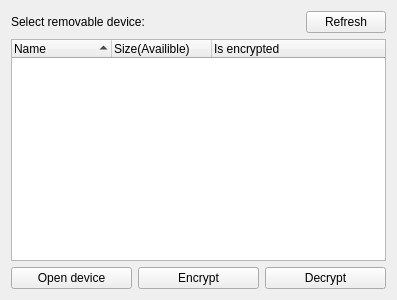
<?xml version="1.0" encoding="UTF-8"?>
<ui version="4.0">
 <class>MainWindow</class>
 <widget class="QMainWindow" name="MainWindow">
  <property name="geometry">
   <rect>
    <x>0</x>
    <y>0</y>
    <width>397</width>
    <height>300</height>
   </rect>
  </property>
  <property name="sizePolicy">
   <sizepolicy hsizetype="Maximum" vsizetype="Preferred">
    <horstretch>1</horstretch>
    <verstretch>0</verstretch>
   </sizepolicy>
  </property>
  <property name="windowTitle">
   <string>Vkr encryptor</string>
  </property>
  <widget class="QWidget" name="centralWidget">
   <layout class="QVBoxLayout" name="verticalLayout">
    <item>
     <layout class="QHBoxLayout" name="horizontalLayout_2">
      <item>
       <widget class="QLabel" name="deviceSelectLabel">
        <property name="sizePolicy">
         <sizepolicy hsizetype="Preferred" vsizetype="Preferred">
          <horstretch>1</horstretch>
          <verstretch>0</verstretch>
         </sizepolicy>
        </property>
        <property name="text">
         <string>Select removable device:</string>
        </property>
       </widget>
      </item>
      <item>
       <widget class="QPushButton" name="refreshListButton">
        <property name="sizePolicy">
         <sizepolicy hsizetype="Minimum" vsizetype="Fixed">
          <horstretch>0</horstretch>
          <verstretch>0</verstretch>
         </sizepolicy>
        </property>
        <property name="text">
         <string>Refresh</string>
        </property>
       </widget>
      </item>
     </layout>
    </item>
    <item>
     <widget class="QTreeWidget" name="deviceList">
      <property name="alternatingRowColors">
       <bool>true</bool>
      </property>
      <property name="itemsExpandable">
       <bool>false</bool>
      </property>
      <property name="sortingEnabled">
       <bool>true</bool>
      </property>
      <property name="wordWrap">
       <bool>true</bool>
      </property>
      <attribute name="headerStretchLastSection">
       <bool>true</bool>
      </attribute>
      <column>
       <property name="text">
        <string>Name</string>
       </property>
      </column>
      <column>
       <property name="text">
        <string>Size(Availible)</string>
       </property>
      </column>
      <column>
       <property name="text">
        <string>Is encrypted</string>
       </property>
      </column>
     </widget>
    </item>
    <item>
     <layout class="QHBoxLayout" name="horizontalLayout">
      <item>
       <widget class="QPushButton" name="openButton">
        <property name="text">
         <string>Open device</string>
        </property>
       </widget>
      </item>
      <item>
       <widget class="QPushButton" name="encryptButton">
        <property name="text">
         <string>Encrypt</string>
        </property>
       </widget>
      </item>
      <item>
       <widget class="QPushButton" name="decryptButton">
        <property name="text">
         <string>Decrypt</string>
        </property>
       </widget>
      </item>
     </layout>
    </item>
   </layout>
  </widget>
 </widget>
 <layoutdefault spacing="6" margin="11"/>
 <resources/>
 <connections/>
</ui>
